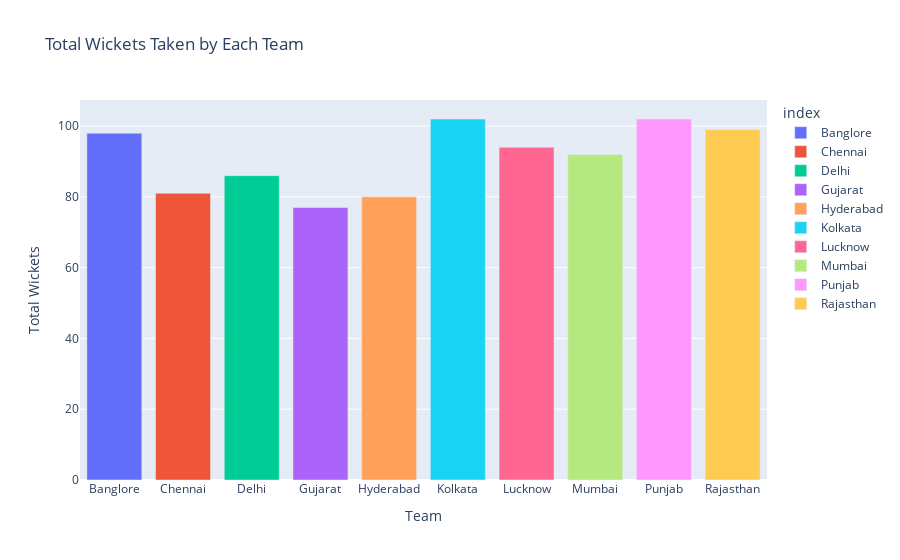

The notebook cell this image was saved under:
### Code cell
# Plotting total wickets taken by each team
fig = px.bar(team_wickets, 
             x=team_wickets.index, 
             y=team_wickets.values, 
             title="Total Wickets Taken by Each Team", 
             labels={'x': 'Team', 'y': 'Total Wickets'},
             color=team_wickets.index)

fig.update_layout(xaxis_title="Team", yaxis_title="Total Wickets")
fig.show()

### Figure 1 — Plotly figure (JSON) as saved in the notebook; plotly's stock layout.template omitted (floating-point values rounded to 4 significant figures)
{"data": [{"hovertemplate": "index=%{x}<br>Total Wickets=%{y}<extra></extra>", "legendgroup": "Banglore", "marker": {"color": "#636efa", "pattern": {"shape": ""}}, "name": "Banglore", "orientation": "v", "showlegend": true, "textposition": "auto", "type": "bar", "x": ["Banglore"], "xaxis": "x", "y": [98.0], "yaxis": "y"}, {"hovertemplate": "index=%{x}<br>Total Wickets=%{y}<extra></extra>", "legendgroup": "Chennai", "marker": {"color": "#EF553B", "pattern": {"shape": ""}}, "name": "Chennai", "orientation": "v", "showlegend": true, "textposition": "auto", "type": "bar", "x": ["Chennai"], "xaxis": "x", "y": [81.0], "yaxis": "y"}, {"hovertemplate": "index=%{x}<br>Total Wickets=%{y}<extra></extra>", "legendgroup": "Delhi", "marker": {"color": "#00cc96", "pattern": {"shape": ""}}, "name": "Delhi", "orientation": "v", "showlegend": true, "textposition": "auto", "type": "bar", "x": ["Delhi"], "xaxis": "x", "y": [86.0], "yaxis": "y"}, {"hovertemplate": "index=%{x}<br>Total Wickets=%{y}<extra></extra>", "legendgroup": "Gujarat", "marker": {"color": "#ab63fa", "pattern": {"shape": ""}}, "name": "Gujarat", "orientation": "v", "showlegend": true, "textposition": "auto", "type": "bar", "x": ["Gujarat"], "xaxis": "x", "y": [77.0], "yaxis": "y"}, {"hovertemplate": "index=%{x}<br>Total Wickets=%{y}<extra></extra>", "legendgroup": "Hyderabad", "marker": {"color": "#FFA15A", "pattern": {"shape": ""}}, "name": "Hyderabad", "orientation": "v", "showlegend": true, "textposition": "auto", "type": "bar", "x": ["Hyderabad"], "xaxis": "x", "y": [80.0], "yaxis": "y"}, {"hovertemplate": "index=%{x}<br>Total Wickets=%{y}<extra></extra>", "legendgroup": "Kolkata", "marker": {"color": "#19d3f3", "pattern": {"shape": ""}}, "name": "Kolkata", "orientation": "v", "showlegend": true, "textposition": "auto", "type": "bar", "x": ["Kolkata"], "xaxis": "x", "y": [102.0], "yaxis": "y"}, {"hovertemplate": "index=%{x}<br>Total Wickets=%{y}<extra></extra>", "legendgroup": "Lucknow", "marker": {"color": "#FF6692", "pattern": {"shape": ""}}, "name": "Lucknow", "orientation": "v", "showlegend": true, "textposition": "auto", "type": "bar", "x": ["Lucknow"], "xaxis": "x", "y": [94.0], "yaxis": "y"}, {"hovertemplate": "index=%{x}<br>Total Wickets=%{y}<extra></extra>", "legendgroup": "Mumbai", "marker": {"color": "#B6E880", "pattern": {"shape": ""}}, "name": "Mumbai", "orientation": "v", "showlegend": true, "textposition": "auto", "type": "bar", "x": ["Mumbai"], "xaxis": "x", "y": [92.0], "yaxis": "y"}, {"hovertemplate": "index=%{x}<br>Total Wickets=%{y}<extra></extra>", "legendgroup": "Punjab", "marker": {"color": "#FF97FF", "pattern": {"shape": ""}}, "name": "Punjab", "orientation": "v", "showlegend": true, "textposition": "auto", "type": "bar", "x": ["Punjab"], "xaxis": "x", "y": [102.0], "yaxis": "y"}, {"hovertemplate": "index=%{x}<br>Total Wickets=%{y}<extra></extra>", "legendgroup": "Rajasthan", "marker": {"color": "#FECB52", "pattern": {"shape": ""}}, "name": "Rajasthan", "orientation": "v", "showlegend": true, "textposition": "auto", "type": "bar", "x": ["Rajasthan"], "xaxis": "x", "y": [99.0], "yaxis": "y"}], "layout": {"barmode": "relative", "legend": {"title": {"text": "index"}, "tracegroupgap": 0}, "title": {"text": "Total Wickets Taken by Each Team"}, "xaxis": {"anchor": "y", "categoryarray": ["Banglore", "Chennai", "Delhi", "Gujarat", "Hyderabad", "Kolkata", "Lucknow", "Mumbai", "Punjab", "Rajasthan"], "categoryorder": "array", "domain": [0, 1], "title": {"text": "Team"}}, "yaxis": {"anchor": "x", "domain": [0, 1], "title": {"text": "Total Wickets"}}}}
